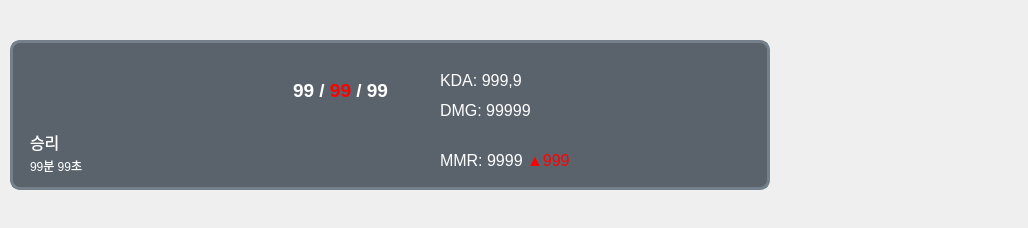
<?xml version="1.0" encoding="UTF-8"?>
<ui version="4.0">
 <class>Form</class>
 <widget class="QWidget" name="Form">
  <property name="geometry">
   <rect>
    <x>0</x>
    <y>0</y>
    <width>1028</width>
    <height>228</height>
   </rect>
  </property>
  <property name="windowTitle">
   <string>Form</string>
  </property>
  <widget class="QWidget" name="MatchFrame" native="true">
   <property name="geometry">
    <rect>
     <x>10</x>
     <y>40</y>
     <width>760</width>
     <height>150</height>
    </rect>
   </property>
   <property name="sizePolicy">
    <sizepolicy hsizetype="Fixed" vsizetype="Fixed">
     <horstretch>0</horstretch>
     <verstretch>0</verstretch>
    </sizepolicy>
   </property>
   <property name="minimumSize">
    <size>
     <width>600</width>
     <height>150</height>
    </size>
   </property>
   <property name="maximumSize">
    <size>
     <width>760</width>
     <height>150</height>
    </size>
   </property>
   <property name="styleSheet">
    <string notr="true">#MatchFrame{
border: 3px solid rgb(116, 128, 139);
border-radius: 10px;
background-color: rgb(90, 99, 108);
}

</string>
   </property>
   <widget class="QLabel" name="CharIMG">
    <property name="geometry">
     <rect>
      <x>110</x>
      <y>10</y>
      <width>120</width>
      <height>120</height>
     </rect>
    </property>
    <property name="sizePolicy">
     <sizepolicy hsizetype="Ignored" vsizetype="Ignored">
      <horstretch>0</horstretch>
      <verstretch>0</verstretch>
     </sizepolicy>
    </property>
    <property name="text">
     <string>&lt;html&gt;&lt;head/&gt;&lt;body&gt;&lt;p&gt;&lt;img src=&quot;:/Champ/Yuumi.webp&quot;/&gt;&lt;/p&gt;&lt;/body&gt;&lt;/html&gt;</string>
    </property>
    <property name="scaledContents">
     <bool>true</bool>
    </property>
   </widget>
   <widget class="QLabel" name="Result">
    <property name="geometry">
     <rect>
      <x>20</x>
      <y>90</y>
      <width>61</width>
      <height>21</height>
     </rect>
    </property>
    <property name="styleSheet">
     <string notr="true">font: 9pt &quot;KoPub돋움체 Bold&quot;;
color: rgb(255, 255, 255);
background-color: rgb(90, 99, 108);</string>
    </property>
    <property name="text">
     <string>&lt;html&gt;&lt;head/&gt;&lt;body&gt;&lt;p&gt;&lt;span style=&quot; font-size:12pt;&quot;&gt;승리&lt;/span&gt;&lt;/p&gt;&lt;/body&gt;&lt;/html&gt;</string>
    </property>
   </widget>
   <widget class="QLabel" name="MatchTime">
    <property name="geometry">
     <rect>
      <x>20</x>
      <y>120</y>
      <width>56</width>
      <height>12</height>
     </rect>
    </property>
    <property name="styleSheet">
     <string notr="true">font: 9pt &quot;KoPub돋움체 Bold&quot;;
color: rgb(255, 255, 255);
background-color: rgb(90, 99, 108);</string>
    </property>
    <property name="text">
     <string>99분 99초</string>
    </property>
   </widget>
   <widget class="QLabel" name="KDA">
    <property name="geometry">
     <rect>
      <x>270</x>
      <y>30</y>
      <width>121</width>
      <height>41</height>
     </rect>
    </property>
    <property name="styleSheet">
     <string notr="true">font: 14pt &quot;KoPub돋움체 Bold&quot;;
color: rgb(255, 255, 255);
background-color: rgb(90, 99, 108);</string>
    </property>
    <property name="text">
     <string>&lt;html&gt;&lt;head/&gt;&lt;body&gt;&lt;p align=&quot;center&quot;&gt;&lt;span style=&quot; font-size:14pt; font-weight:600;&quot;&gt;99 / &lt;/span&gt;&lt;span style=&quot; font-size:14pt; font-weight:600; color:#ff0000;&quot;&gt;99&lt;/span&gt;&lt;span style=&quot; font-size:14pt; font-weight:600;&quot;&gt; / 99&lt;/span&gt;&lt;/p&gt;&lt;/body&gt;&lt;/html&gt;</string>
    </property>
   </widget>
   <widget class="QLabel" name="KDALate">
    <property name="geometry">
     <rect>
      <x>430</x>
      <y>30</y>
      <width>141</width>
      <height>21</height>
     </rect>
    </property>
    <property name="styleSheet">
     <string notr="true">font: 9pt &quot;KoPub돋움체 Bold&quot;;
color: rgb(255, 255, 255);
background-color: rgb(90, 99, 108);</string>
    </property>
    <property name="text">
     <string>&lt;html&gt;&lt;head/&gt;&lt;body&gt;&lt;p&gt;&lt;span style=&quot; font-size:12pt;&quot;&gt;KDA: 999,9&lt;/span&gt;&lt;/p&gt;&lt;/body&gt;&lt;/html&gt;</string>
    </property>
   </widget>
   <widget class="QLabel" name="DMG">
    <property name="geometry">
     <rect>
      <x>430</x>
      <y>60</y>
      <width>141</width>
      <height>21</height>
     </rect>
    </property>
    <property name="styleSheet">
     <string notr="true">font: 9pt &quot;KoPub돋움체 Bold&quot;;
color: rgb(255, 255, 255);
background-color: rgb(90, 99, 108);</string>
    </property>
    <property name="text">
     <string>&lt;html&gt;&lt;head/&gt;&lt;body&gt;&lt;p&gt;&lt;span style=&quot; font-size:12pt;&quot;&gt;DMG: 99999&lt;/span&gt;&lt;/p&gt;&lt;/body&gt;&lt;/html&gt;</string>
    </property>
   </widget>
   <widget class="QLabel" name="MMR">
    <property name="geometry">
     <rect>
      <x>430</x>
      <y>110</y>
      <width>141</width>
      <height>21</height>
     </rect>
    </property>
    <property name="styleSheet">
     <string notr="true">font: 9pt &quot;KoPub돋움체 Bold&quot;;
color: rgb(255, 255, 255);
background-color: rgb(90, 99, 108);</string>
    </property>
    <property name="text">
     <string>&lt;html&gt;&lt;head/&gt;&lt;body&gt;&lt;p&gt;&lt;span style=&quot; font-size:12pt;&quot;&gt;MMR: 9999 &lt;/span&gt;&lt;span style=&quot; font-size:12pt; color:#ff0000;&quot;&gt;▲999&lt;/span&gt;&lt;/p&gt;&lt;/body&gt;&lt;/html&gt;</string>
    </property>
   </widget>
  </widget>
 </widget>
 <resources/>
 <connections/>
</ui>
